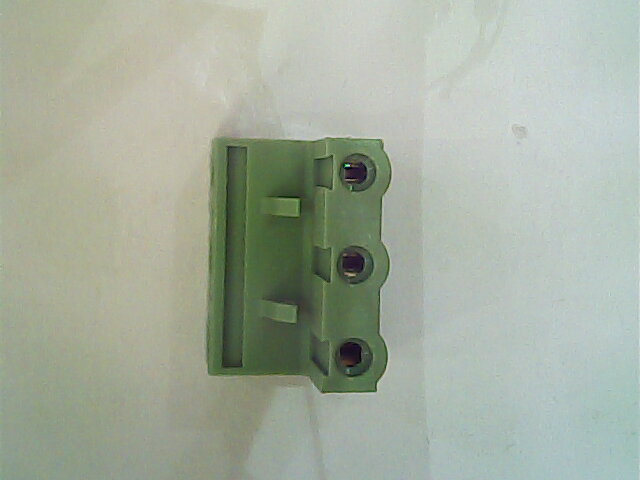
#> input picture DATA/S2.jpg, 640 x 480 px, found by its file name
$ python 'Feature2D Homograpy.py'
#> lines starting #> are read from the running program, lines starting #| are printed output that depends on the picture; after the words box and inside, x2 and y2 are one past the last pixel; in counts of white or black regions, pixels touching at a corner belong together; long printed decimals are rounded
import numpy as np
import cv2
from matplotlib import pyplot as plt

MIN_MATCH_COUNT = 10

img1 = cv2.imread('DATA/S2.jpg',0)          # queryImage
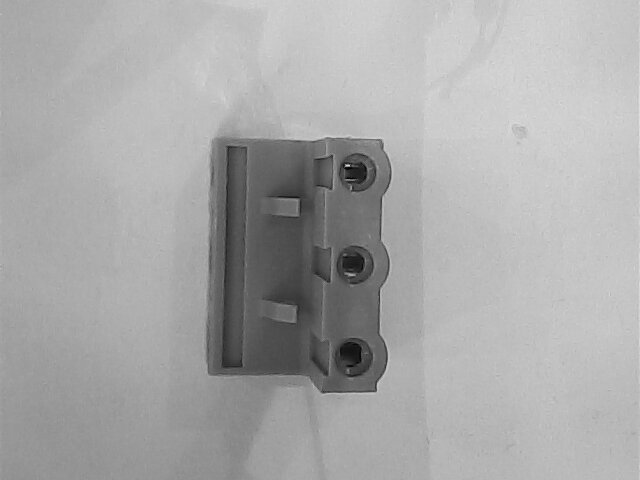
#> img1: shape (480, 640); min 0, max 224, mean 168.8
img2 = cv2.imread('DATA/S1.jpg',0) # trainImage
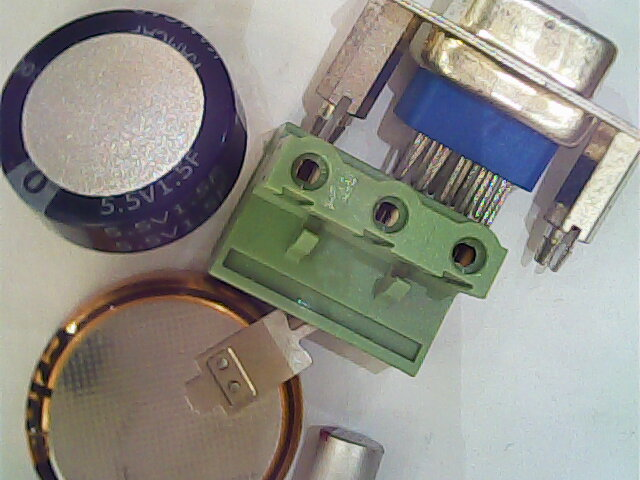
#> input picture DATA/S1.jpg, 640 x 480 px, found by its file name
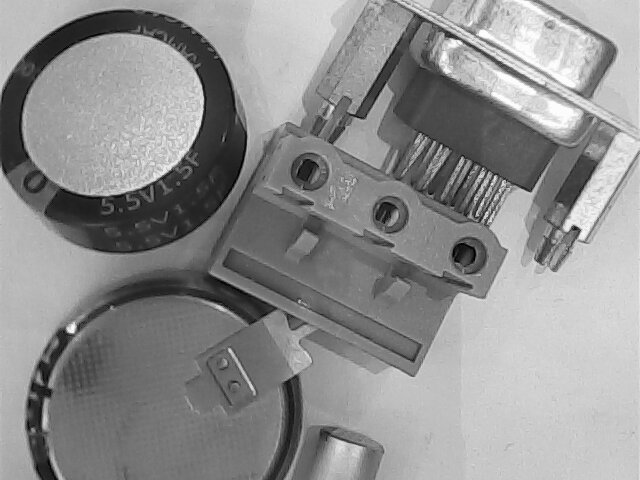
#> img2: shape (480, 640); min 0, max 255, mean 142.3

# Initiate SIFT detector
sift = cv2.xfeatures2d.SIFT_create()

# find the keypoints and descriptors with SIFT
kp1, des1 = sift.detectAndCompute(img1,None)
#> kp1 = 119 keypoints; strongest (x, y, size): (300, 257, 147.8), (356, 360, 34.5), (360, 170, 30.7), (375, 390, 2.8)
kp2, des2 = sift.detectAndCompute(img2,None)
#> kp2 = 1354 keypoints; strongest (x, y, size): (71, 329, 5.9), (575, 228, 4.8), (495, 177, 2.4), (441, 146, 1.9)

FLANN_INDEX_KDTREE = 0
index_params = dict(algorithm = FLANN_INDEX_KDTREE, trees = 5)
search_params = dict(checks = 50)

flann = cv2.FlannBasedMatcher(index_params, search_params)

matches = flann.knnMatch(des1,des2,k=2)
#> matches = 119 matches

# store all the good matches as per Lowe's ratio test.
good = []
for m,n in matches:
    if m.distance < n.distance:
        good.append(m)
#> this loop made 119 passes
#> after the loop, good = 119 matches

if len(good)>MIN_MATCH_COUNT:
    src_pts = np.float32([ kp1[m.queryIdx].pt for m in good ]).reshape(-1,1,2)
#> src_pts = 119 rows, first 8: [204, 351.1], [206, 366], [206, 371.6], [206.9, 244.3], [206.9, 268.5], [207, 253.3], [208, 349.6], [208.1, 334.8]
    dst_pts = np.float32([ kp2[m.trainIdx].pt for m in good ]).reshape(-1,1,2)
#> dst_pts = 119 rows, first 8: [184.7, 237.9], [76.78, 46.1], [483.4, 300], [369.5, 85.8], [372.4, 81.3], [379, 70.75], [369.1, 109], [539.3, 125.3]

    M, mask = cv2.findHomography(src_pts, dst_pts, cv2.RANSAC,5.0)
#> M = [[-1.62, 0.217, 508.7], [-0.798, 0.106, 251.2], [-0.00316, 0.000406, 1]]; mask = 119 values, max 1 at index 20, min 0 at index 0, mean 0.042
    matchesMask = mask.ravel().tolist()
#> matchesMask has the same summary as mask

    h,w = img1.shape
#> h = 480; w = 640
    pts = np.float32([ [0,0],[0,h-1],[w-1,h-1],[w-1,0] ]).reshape(-1,1,2)
#> pts = [[0, 0], [0, 479], [639, 479], [639, 0]]
    dst = cv2.perspectiveTransform(pts,M)
#> dst = [[508.7, 251.2], [512.8, 252.8], [510.8, 252.1], [515.2, 253.7]]
    print(dst[:1])
#| [[[508.702 251.239]]]
    img2 = cv2.polylines(img2,[np.int32(dst)],True,(255,0,0),3)
#> img2: shape (480, 640); 0.02% of pixels changed, all inside (x1, y1, x2, y2) = (506, 249, 518, 256)

else:
    print ("Not enough matches are found - %d/%d" % (len(good),MIN_MATCH_COUNT))
    matchesMask = None

draw_params = dict(matchColor = (0,255,0), # draw matches in green color
                   singlePointColor = None,
                   matchesMask = matchesMask, # draw only inliers
                   flags = 2)
#> draw_params = 4 items

img3 = cv2.drawMatches(img1,kp1,img2,kp2,good,None,**draw_params)
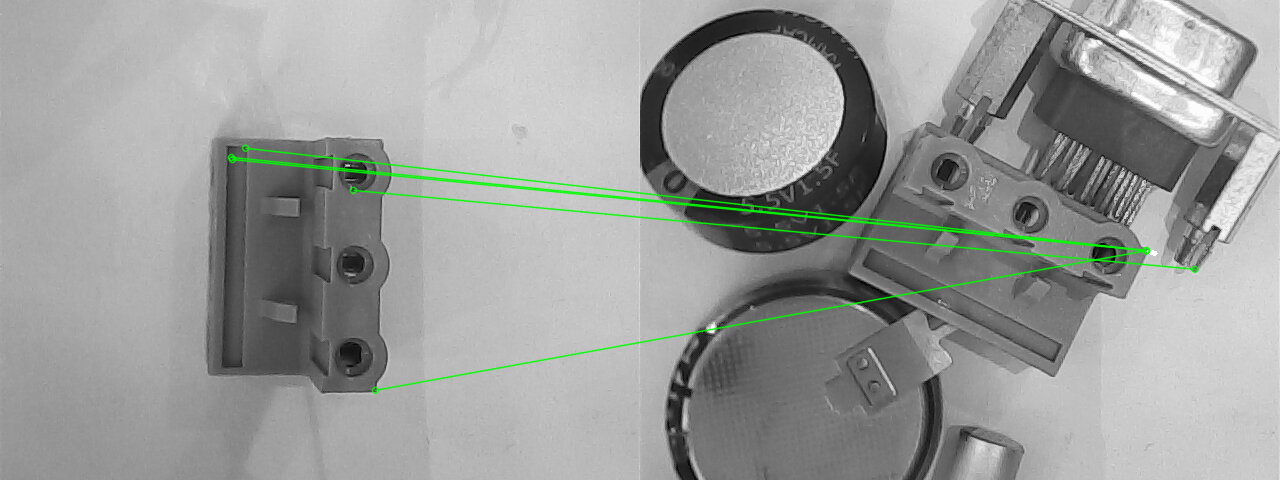
#> img3: shape (480, 1280, 3); mean of channels 0, 1, 2 154.4, 156.7, 154.4; drawn as B, G, R

plt.imshow(img3, 'gray'),plt.show()
